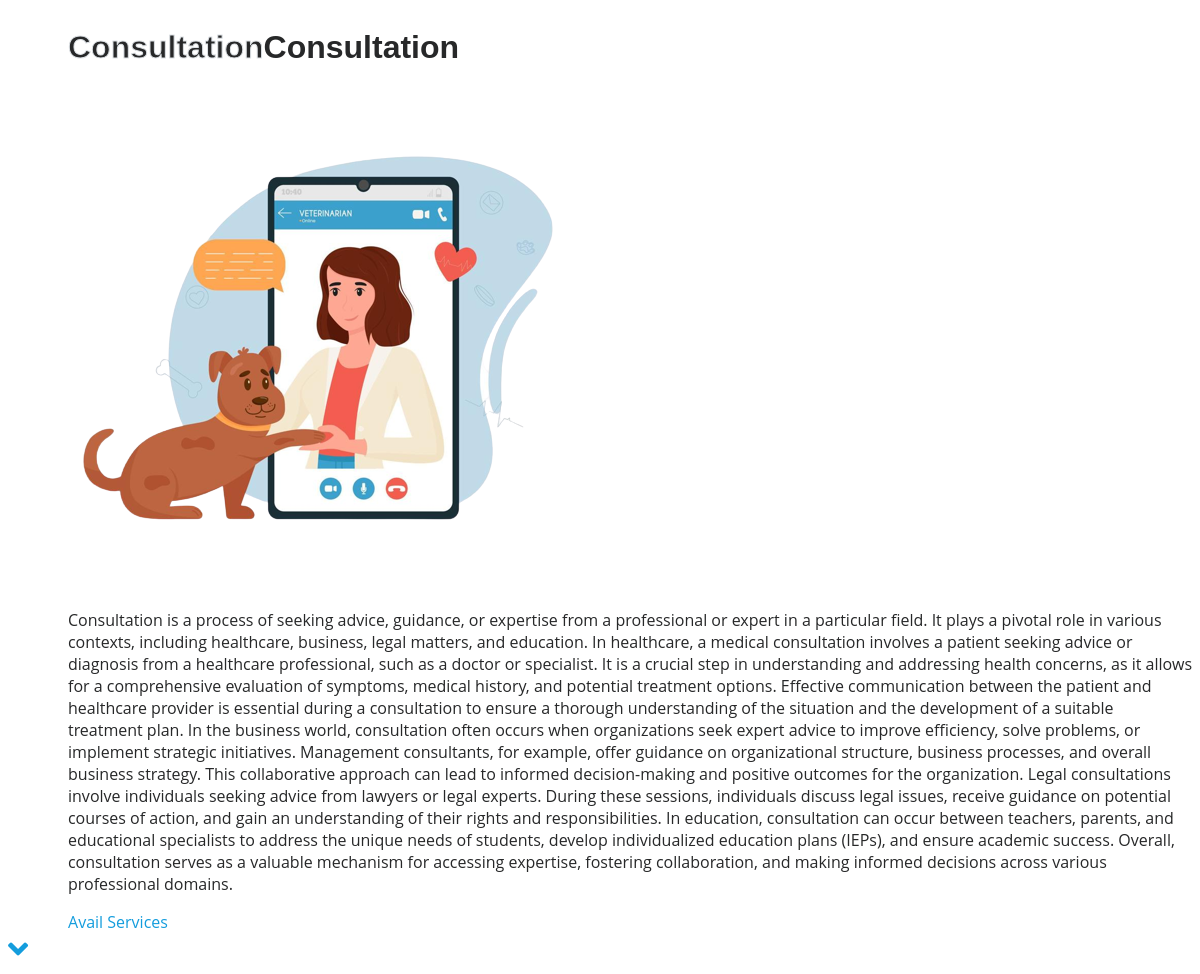
/readmore.php?service_id=3, run on the app's committed database.
### tables this page shows
CREATE TABLE `services` (
  `services_id` int(11) NOT NULL,
  `services_title` varchar(20) DEFAULT NULL,
  `services_description` text DEFAULT NULL,
  `services_image` varchar(255) DEFAULT NULL
);

### readmore.php (the view, shortened to what this page needs)
<?php
if (isset($_GET['service_id'])) {
    $service_id = $_GET['service_id'];
    $mysqli = new mysqli("localhost", "root", "", "pawheaven");
    $query = "SELECT * FROM services WHERE services_id = ?";
    $stmt = $mysqli->prepare($query);
    $stmt->bind_param("i", $service_id);
    $stmt->execute();
    $result = $stmt->get_result();
    if ($result->num_rows > 0) {
        $row = $result->fetch_assoc();
        $service_title = $row['services_title'];
        $service_description = $row['services_description'];
        $service_image = $row['services_image'];
    } else {
        $service_title = "Service Not Found";
        $service_description = "Sorry, the requested service was not found.";
        $service_image = "Sorry, the requested service was not found.";
    }
} else {
    $service_title = "Service ID Missing";
    $service_description = "Please provide a valid service ID.";
}
?>
    <div class="container-fluid py-5" id="about">
        <div class="container">
               <div class="position-relative d-flex align-items-center justify-content-center">
                    <h1 class="display-1 text-uppercase text-white" style="-webkit-text-stroke: 1px #dee2e6;"><?php echo $service_title; ?></h1>
                    <h1 class="position-absolute text-uppercase text-primary"><?php echo $service_title; ?></h1>
            </div>
    <div class="row align-items-center">
        <div class="col-lg-5 pb-4 pb-lg-0">
            <img class="img-fluid rounded w-100 flying-dog" src="assets/img/<?php echo $service_image?>" alt="">
        </div>
        <div class="col-lg-7">
            <p><?php echo $service_description; ?></p>
            <a href="index.php" class="btn btn-outline-primary mr-4">Avail Services</a>
        </div>
    </div>
        </div>
    </div>

### admin-dashboard/assets/css/style.css (style rules this page uses)
.d-flex { display: flex; }
.container { width: 100%; padding-right: 15px; padding-left: 15px; margin-right: auto; margin-left: auto; }
a { color: #149ddd; text-decoration: none; }
h1, h2, h3, h4, h5, h6 { font-family: "Raleway", sans-serif; }
.container, .container-fluid { padding-left: 30px; padding-right: 30px; }

### data on the page
services: services_title "Consultation", services_image (picture), services_description "Consultation is a process of seeking advice, guidance, or expertise from a professional or expert in a particular field. It plays a pivotal role in various contexts, including healthcare, business, legal matters, and education. In healthcare, a medical consultation involves a patient seeking advice or diagnosis from a healthcare professional, such as a doctor or specialist. It is a crucial step in understanding and addressing health concerns, as it allows for a comprehensive evaluation of symptoms, medical history, and potential treatment options. Effective communication between the patient and healthcare provider is essential during a consultation to ensure a thorough understanding of the…"
